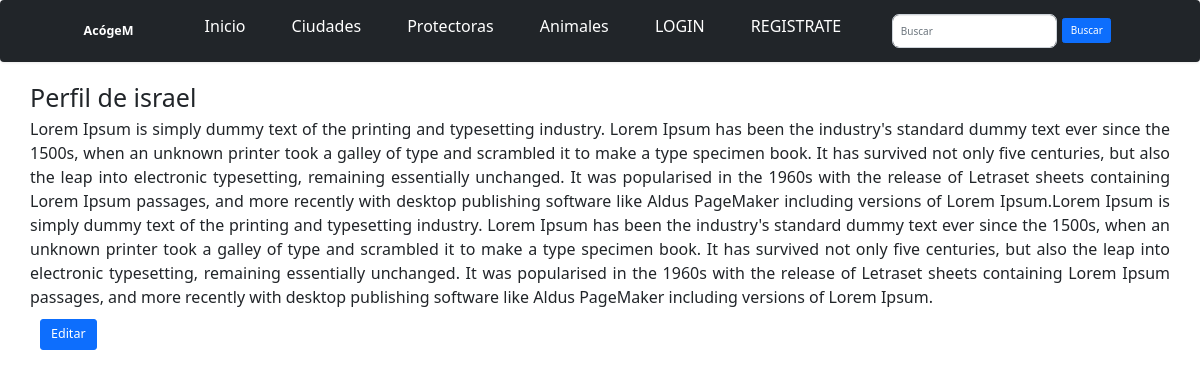
/perfiles/1/, run on the app's committed database.
### AcogeM_app/models.py (models this page shows, shortened)
class Perfil(models.Model):
	user = models.OneToOneField(User, on_delete=models.CASCADE, default=0)
	ape = models.CharField('Apellidos', max_length=50)
	dni = models.CharField(max_length=9)
	tel = models.IntegerField('Teléfono', blank=True, null=True)
	exp = models.TextField('Experiencia con animales')
	class Meta:
		verbose_name_plural = "Perfiles"

### AcogeM_app/views.py (the view)
# urls.py: path('perfiles/<int:pk>/', PerfilDetailView.as_view(), name='perfil-detail'),
class PerfilDetailView(DetailView):
	model = Perfil

### AcogeM_app/templates/AcogeM_app/perfil_detail.html (shortened to what this page needs)
{% extends "base.html" %}
{% block content %}
    <div class="perfil">
    	<h1>Perfil de {{ perfil.user }}</h1>
    	<p>{{ perfil.exp }}</p>
    </div>
    <a style="margin-left: 40px;" href="{% url 'perfil-update' perfil.pk %}" class="btn btn-primary btn-lg">Editar</a>
{% endblock %}

### AcogeM_app/templates/base.html (style rules this page uses)
a { font-size: medium; }

### AcogeM_app/templates/AcogeM_app/perfil_detail.html (style rules this page uses)
.perfil { text-align: justify; margin-left: 30px; margin-right: 30px; font-size: medium; }

### data on the page
Perfil: user "israel", exp "Lorem Ipsum is simply dummy text of the printing and typesetting industry. Lorem Ipsum has been the industry's standard dummy text ever since the 1500s, when an unknown printer took a galley of type and scrambled it to make a type specimen book. It has survived not only five centuries, but also the leap into electronic typesetting, remaining essentially unchanged. It was popularised in the 1960s with the release of Letraset sheets containing Lorem Ipsum passages, and more recently with desktop publishing software like Aldus PageMaker including versions of Lorem Ipsum.Lorem Ipsum is simply dummy text of the printing and typesetting industry. Lorem Ipsum has been the industry's standard dummy…"
